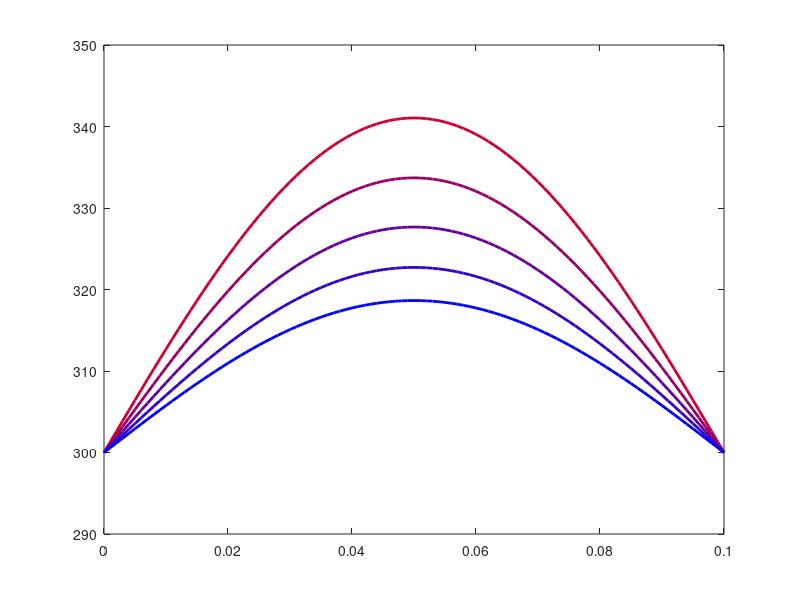

The MATLAB source for this figure:
clc; clear; close all;
%% dati
LL = .1;
alpha = .1e-4;
T0 = 300;
Tx0 = @(x) T0 + 50*sin(pi*x/LL);
Tan = @(x,t) T0 + 50*sin(pi*x/LL).*exp(-pi^2/LL^2*alpha*t);

%% griglia x
dx = .1e-2;
xx = (0:dx:LL)';
nn = length(xx);

%% griglia t
tend = 100;
dt = .1;
time = (0:dt:tend)';
mm = length(time);

ttoshow = 20:20:100;
lineplotted = 0;

%% BE
aa = dt*alpha/dx^2;
diag_si = -aa*ones(nn,1);
diag_p = (1+2*aa)*ones(nn,1);
AA = spdiags([diag_si diag_p diag_si],-1:1,nn,nn);

% --- condizioni al contorno ---
% dirichlet
AA(1,1) = 1;
AA(1,2) = 0;

% dirichlet
AA(end,end-1) = 0;
AA(end,end) = 1;

TT = Tx0(xx); Tp = TT;
for inst = 2:mm
    bb = Tp;
    
    % --- condizioni al contorno ---
    % dirichlet
    bb(1) = T0;

    % dirichlet
    bb(end) = T0;
    
    TT = AA\bb;
    
    if time(inst) >= ttoshow(lineplotted + 1)
        plot(xx,TT,'-','Color',[1-inst/mm 0 inst/mm],'linewidth',2)
        hold on
        
        lineplotted = lineplotted +1;
    end
    
%     plot(xx,TT,'-','Color',[1-inst/mm 0 inst/mm],'linewidth',2)
%     xlim([0 .1])
%     ylim([300 400])
%     drawnow
    
    Tp = TT;
end